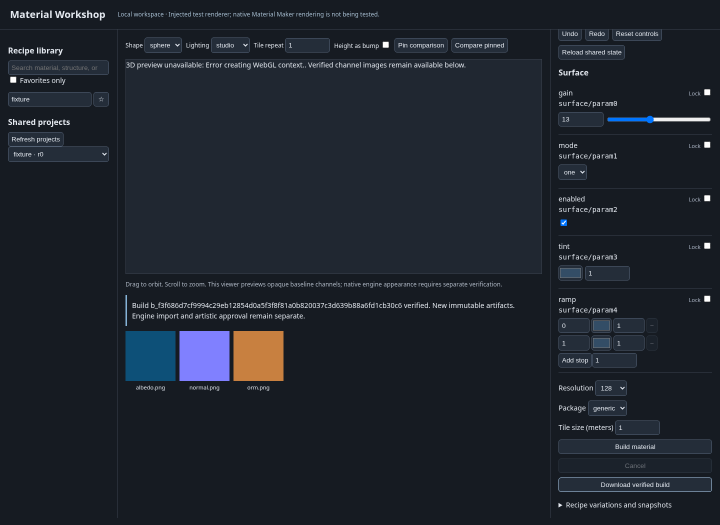
#> input picture evidence/browser-synthetic-fixture.png, 1440 x 1050 px (shown at 1/2 size)
$ python -i artifacts.py   (imports and definitions only)
#> lines starting #> are read from the running program, lines starting #| are printed output that depends on the picture
"""Image verification and immutable artifact inventories."""
import io
from pathlib import Path
import zipfile
from PIL import Image, ImageChops, ImageStat, UnidentifiedImageError
from mm_mcp.core import ServiceError, file_digest, identifier, parse_json

CHANNELS = ('albedo','normal','orm','roughness','metallic','ao','height','emission')
ALIASES = {'heightmap':'height', 'depth':'height', 'rough':'roughness', 'metal':'metallic'}

# [46 lines left out: functions channel_name, verify_images, not called in this run]

def image_metrics(path):
    """Descriptive measurements, not an aesthetic score or unconditional gate."""
    with Image.open(path) as source:
#> source is the input picture: PIL image 1440x1050 RGB; mean R, G, B 30.4, 36.2, 44.9
        im=source.convert('RGB'); im.thumbnail((512,512))
#> after `im.thumbnail((512, 512))`:
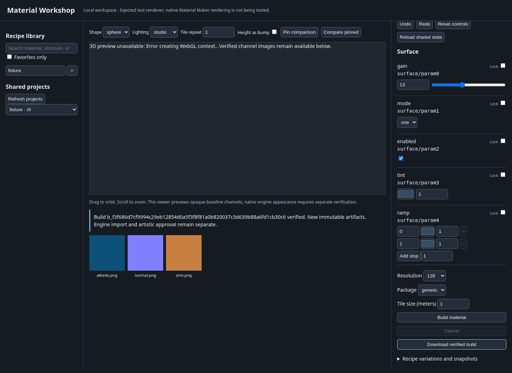
#> im: PIL image 512x373 RGB; mean R, G, B 30.4, 36.1, 44.9
    stat=ImageStat.Stat(im)
    w,h=im.size
#> w = 512; h = 373
    horizontal=ImageStat.Stat(ImageChops.difference(im.crop((0,0,1,h)),im.crop((w-1,0,w,h)))).mean
#> horizontal = [0, 0, 0]
    vertical=ImageStat.Stat(ImageChops.difference(im.crop((0,0,w,1)),im.crop((0,h-1,w,h)))).mean
#> vertical = [0, 0, 0]
    return {'mean_rgb':[round(v/255,6) for v in stat.mean],
            'stddev_rgb':[round(v/255,6) for v in stat.stddev],
            'edge_difference':{'horizontal':sum(horizontal)/(3*255),'vertical':sum(vertical)/(3*255)},
            'notes':'Edge differences are screening signals. Flat maps and nonzero edge differences may be intentional.'}

# [53 lines left out: functions contact_sheet, verify_manifest, zip_build, not called in this run]

>>> result = image_metrics('../../evidence/browser-synthetic-fixture.png')
#> result = 4 items
